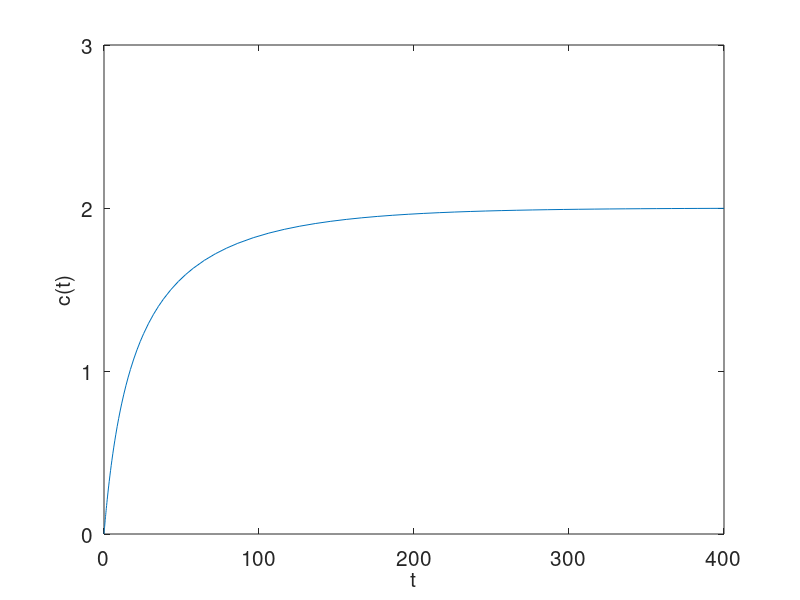

Source code (MATLAB):
% Program 8c - Solving Simple Differential Equations.
% Chapter 8 - Differential Equations.
% Copyright Springer 2014. Stephen Lynch.

% Chemical kinetics (Example 8, Figure 8.7).
k=0.00713;
deqn = @(t,c) k*(4-c)^2*(1-c/2); 
[t,ca]=ode45(deqn,[0 400],0);
plot(t,ca(:,1))
axis([0 400 0 3])
fsize=15;
set(gca,'XTick',0:100:400,'FontSize',fsize)
set(gca,'YTick',0:1:3,'FontSize',fsize)
xlabel('t','FontSize',fsize)
ylabel('c(t)','FontSize',fsize)
hold off

% End of Program 8c.
